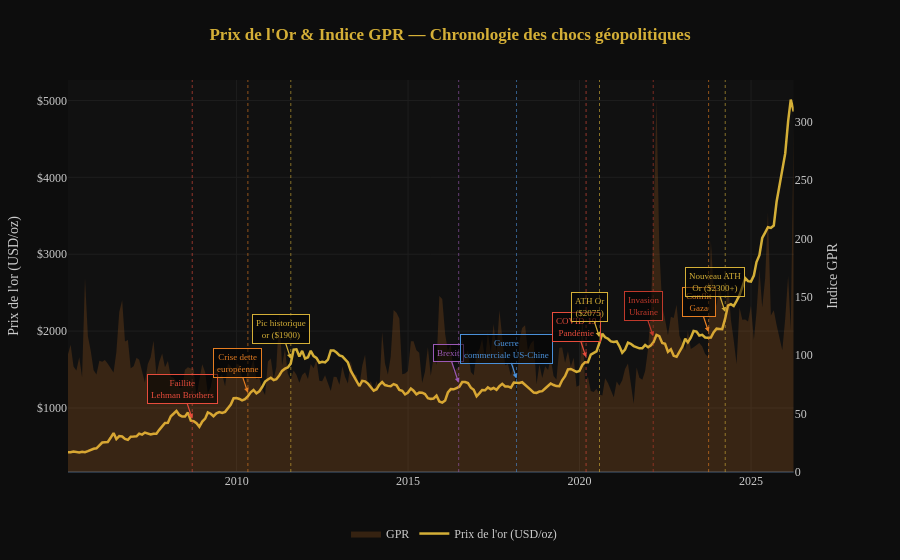

Notebook source saved alongside this figure:
### Markdown cell above
La heatmap présente les corrélations de Pearson entre les six variables, en niveaux (gauche) et en différences premières (droite). La distinction est importante : les séries en niveaux sont non-stationnaires, ce qui gonfle artificiellement les corrélations ; les différences premières reflètent les vraies co-variations à court terme. En niveaux, l'or affiche de fortes corrélations positives avec le CPI (0.86), le S&P 500 (0.85) et le DXY (0.47), traduisant des tendances communes sur le long terme plutôt que des relations causales directes. En différences premières en revanche, ces corrélations s'effondrent quasi toutes vers zéro — à l'exception notable de la relation VIX / S&P 500 (-0.67), attendue, et DXY / Or (-0.33), cohérente avec la relation inverse entre le dollar et l'or.

### Code cell
# 3.3 — Timeline géopolitique (or + GPR + événements annotés)
plot_geopolitical_timeline(df)

### Figure 1 — Plotly figure (JSON) as saved in the notebook; plotly's stock layout.template omitted (floating-point values rounded to 4 significant figures; data arrays with more than 128 entries replaced by an {"elided": "..."} marker saying what was removed)
{"data": [{"fill": "tozeroy", "fillcolor": "rgba(230,126,34,0.18)", "hovertemplate": "%{x|%b %Y}<br>GPR: %{y:.1f}<extra></extra>", "line": {"color": "#E67E22", "width": 0}, "name": "GPR", "type": "scatter", "x": {"elided": "254 str values"}, "xaxis": "x", "y": {"elided": "254 float values"}, "yaxis": "y2"}, {"hovertemplate": "%{x|%b %Y}<br>Or: $%{y:,.0f}<extra></extra>", "line": {"color": "#D4AF37", "width": 2.5}, "name": "Prix de l'or (USD/oz)", "type": "scatter", "x": {"elided": "254 str values"}, "xaxis": "x", "y": {"elided": "254 float values"}, "yaxis": "y"}], "layout": {"annotations": [{"arrowcolor": "#E74C3C", "arrowhead": 2, "arrowsize": 0.8, "arrowwidth": 1.2, "bgcolor": "rgba(0,0,0,0.55)", "bordercolor": "#E74C3C", "borderpad": 3, "borderwidth": 1, "font": {"color": "#E74C3C", "size": 9}, "showarrow": true, "text": "Faillite<br>Lehman Brothers", "x": "2008-09-15T00:00:00", "y": 862.1}, {"arrowcolor": "#E67E22", "arrowhead": 2, "arrowsize": 0.8, "arrowwidth": 1.2, "bgcolor": "rgba(0,0,0,0.55)", "bordercolor": "#E67E22", "borderpad": 3, "borderwidth": 1, "font": {"color": "#E67E22", "size": 9}, "showarrow": true, "text": "Crise dette<br>européenne", "x": "2010-05-01T00:00:00", "y": 1198.0}, {"arrowcolor": "#D4AF37", "arrowhead": 2, "arrowsize": 0.8, "arrowwidth": 1.2, "bgcolor": "rgba(0,0,0,0.55)", "bordercolor": "#D4AF37", "borderpad": 3, "borderwidth": 1, "font": {"color": "#D4AF37", "size": 9}, "showarrow": true, "text": "Pic historique<br>or ($1900)", "x": "2011-08-01T00:00:00", "y": 1640.0}, {"arrowcolor": "#9B59B6", "arrowhead": 2, "arrowsize": 0.8, "arrowwidth": 1.2, "bgcolor": "rgba(0,0,0,0.55)", "bordercolor": "#9B59B6", "borderpad": 3, "borderwidth": 1, "font": {"color": "#9B59B6", "size": 9}, "showarrow": true, "text": "Brexit", "x": "2016-06-23T00:00:00", "y": 1328.0}, {"arrowcolor": "#4A90D9", "arrowhead": 2, "arrowsize": 0.8, "arrowwidth": 1.2, "bgcolor": "rgba(0,0,0,0.55)", "bordercolor": "#4A90D9", "borderpad": 3, "borderwidth": 1, "font": {"color": "#4A90D9", "size": 9}, "showarrow": true, "text": "Guerre<br>commerciale US-Chine", "x": "2018-03-01T00:00:00", "y": 1383.0}, {"arrowcolor": "#E74C3C", "arrowhead": 2, "arrowsize": 0.8, "arrowwidth": 1.2, "bgcolor": "rgba(0,0,0,0.55)", "bordercolor": "#E74C3C", "borderpad": 3, "borderwidth": 1, "font": {"color": "#E74C3C", "size": 9}, "showarrow": true, "text": "COVID-19<br>Pandémie", "x": "2020-03-11T00:00:00", "y": 1659.0}, {"arrowcolor": "#D4AF37", "arrowhead": 2, "arrowsize": 0.8, "arrowwidth": 1.2, "bgcolor": "rgba(0,0,0,0.55)", "bordercolor": "#D4AF37", "borderpad": 3, "borderwidth": 1, "font": {"color": "#D4AF37", "size": 9}, "showarrow": true, "text": "ATH Or<br>($2075)", "x": "2020-08-01T00:00:00", "y": 1921.0}, {"arrowcolor": "#C0392B", "arrowhead": 2, "arrowsize": 0.8, "arrowwidth": 1.2, "bgcolor": "rgba(0,0,0,0.55)", "bordercolor": "#C0392B", "borderpad": 3, "borderwidth": 1, "font": {"color": "#C0392B", "size": 9}, "showarrow": true, "text": "Invasion<br>Ukraine", "x": "2022-02-24T00:00:00", "y": 1932.0}, {"arrowcolor": "#E67E22", "arrowhead": 2, "arrowsize": 0.8, "arrowwidth": 1.2, "bgcolor": "rgba(0,0,0,0.55)", "bordercolor": "#E67E22", "borderpad": 3, "borderwidth": 1, "font": {"color": "#E67E22", "size": 9}, "showarrow": true, "text": "Conflit<br>Gaza", "x": "2023-10-07T00:00:00", "y": 1989.0}, {"arrowcolor": "#D4AF37", "arrowhead": 2, "arrowsize": 0.8, "arrowwidth": 1.2, "bgcolor": "rgba(0,0,0,0.55)", "bordercolor": "#D4AF37", "borderpad": 3, "borderwidth": 1, "font": {"color": "#D4AF37", "size": 9}, "showarrow": true, "text": "Nouveau ATH<br>Or ($2300+)", "x": "2024-04-01T00:00:00", "y": 2248.0}], "font": {"color": "#CCCCCC", "family": "Georgia"}, "height": 560, "hovermode": "x unified", "legend": {"bgcolor": "rgba(0,0,0,0)", "orientation": "h", "x": 0.5, "xanchor": "center", "y": -0.12}, "margin": {"b": 60, "l": 60, "r": 60, "t": 80}, "paper_bgcolor": "#0D0D0D", "plot_bgcolor": "#111111", "shapes": [{"line": {"color": "#E74C3C", "dash": "dot", "width": 1}, "opacity": 0.6, "type": "line", "x0": "2008-09-15T00:00:00", "x1": "2008-09-15T00:00:00", "xref": "x", "y0": 0, "y1": 1, "yref": "y domain"}, {"line": {"color": "#E67E22", "dash": "dot", "width": 1}, "opacity": 0.6, "type": "line", "x0": "2010-05-01T00:00:00", "x1": "2010-05-01T00:00:00", "xref": "x", "y0": 0, "y1": 1, "yref": "y domain"}, {"line": {"color": "#D4AF37", "dash": "dot", "width": 1}, "opacity": 0.6, "type": "line", "x0": "2011-08-01T00:00:00", "x1": "2011-08-01T00:00:00", "xref": "x", "y0": 0, "y1": 1, "yref": "y domain"}, {"line": {"color": "#9B59B6", "dash": "dot", "width": 1}, "opacity": 0.6, "type": "line", "x0": "2016-06-23T00:00:00", "x1": "2016-06-23T00:00:00", "xref": "x", "y0": 0, "y1": 1, "yref": "y domain"}, {"line": {"color": "#4A90D9", "dash": "dot", "width": 1}, "opacity": 0.6, "type": "line", "x0": "2018-03-01T00:00:00", "x1": "2018-03-01T00:00:00", "xref": "x", "y0": 0, "y1": 1, "yref": "y domain"}, {"line": {"color": "#E74C3C", "dash": "dot", "width": 1}, "opacity": 0.6, "type": "line", "x0": "2020-03-11T00:00:00", "x1": "2020-03-11T00:00:00", "xref": "x", "y0": 0, "y1": 1, "yref": "y domain"}, {"line": {"color": "#D4AF37", "dash": "dot", "width": 1}, "opacity": 0.6, "type": "line", "x0": "2020-08-01T00:00:00", "x1": "2020-08-01T00:00:00", "xref": "x", "y0": 0, "y1": 1, "yref": "y domain"}, {"line": {"color": "#C0392B", "dash": "dot", "width": 1}, "opacity": 0.6, "type": "line", "x0": "2022-02-24T00:00:00", "x1": "2022-02-24T00:00:00", "xref": "x", "y0": 0, "y1": 1, "yref": "y domain"}, {"line": {"color": "#E67E22", "dash": "dot", "width": 1}, "opacity": 0.6, "type": "line", "x0": "2023-10-07T00:00:00", "x1": "2023-10-07T00:00:00", "xref": "x", "y0": 0, "y1": 1, "yref": "y domain"}, {"line": {"color": "#D4AF37", "dash": "dot", "width": 1}, "opacity": 0.6, "type": "line", "x0": "2024-04-01T00:00:00", "x1": "2024-04-01T00:00:00", "xref": "x", "y0": 0, "y1": 1, "yref": "y domain"}], "title": {"font": {"color": "#D4AF37", "size": 17}, "text": "<b>Prix de l'Or & Indice GPR — Chronologie des chocs géopolitiques</b>", "x": 0.5}, "xaxis": {"anchor": "y", "domain": [0, 0.94], "gridcolor": "#1E1E1E", "tickformat": "%Y"}, "yaxis": {"anchor": "x", "domain": [0, 1], "gridcolor": "#1E1E1E", "tickprefix": "$", "title": {"text": "Prix de l'or (USD/oz)"}}, "yaxis2": {"anchor": "x", "gridcolor": "rgba(0,0,0,0)", "overlaying": "y", "side": "right", "title": {"text": "Indice GPR"}}}}
